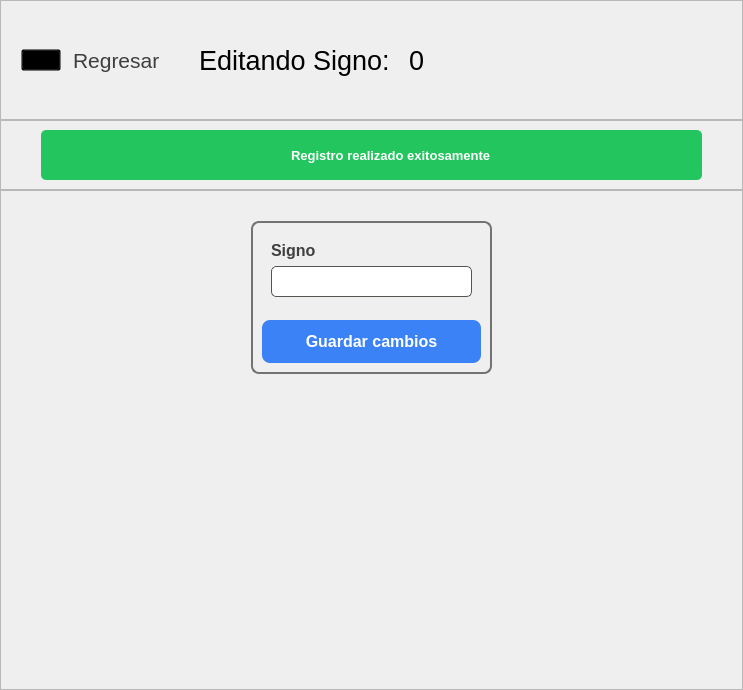
            <widget class="QWidget" name="pageEditarSignos">
             <layout class="QVBoxLayout" name="verticalLayout_68">
              <property name="spacing">
               <number>0</number>
              </property>
              <property name="leftMargin">
               <number>0</number>
              </property>
              <property name="topMargin">
               <number>0</number>
              </property>
              <property name="rightMargin">
               <number>0</number>
              </property>
              <property name="bottomMargin">
               <number>0</number>
              </property>
              <item alignment="Qt::AlignTop">
               <widget class="QFrame" name="frame_106">
                <property name="minimumSize">
                 <size>
                  <width>0</width>
                  <height>120</height>
                 </size>
                </property>
                <property name="frameShape">
                 <enum>QFrame::StyledPanel</enum>
                </property>
                <property name="frameShadow">
                 <enum>QFrame::Raised</enum>
                </property>
                <layout class="QHBoxLayout" name="horizontalLayout_57">
                 <property name="spacing">
                  <number>12</number>
                 </property>
                 <property name="leftMargin">
                  <number>20</number>
                 </property>
                 <property name="topMargin">
                  <number>20</number>
                 </property>
                 <property name="rightMargin">
                  <number>20</number>
                 </property>
                 <property name="bottomMargin">
                  <number>20</number>
                 </property>
                 <item>
                  <widget class="QPushButton" name="btnRegresarAgCitas_4">
                   <property name="cursor">
                    <cursorShape>PointingHandCursor</cursorShape>
                   </property>
                   <property name="styleSheet">
                    <string notr="true">QPushButton{
	background-color: transparent;
}</string>
                   </property>
                   <property name="text">
                    <string/>
                   </property>
                   <property name="icon">
                    <iconset>
                     <normaloff>img/back.svg</normaloff>img/back.svg</iconset>
                   </property>
                   <property name="iconSize">
                    <size>
                     <width>30</width>
                     <height>30</height>
                    </size>
                   </property>
                  </widget>
                 </item>
                 <item>
                  <widget class="QLabel" name="lblRegresarAgCitas_4">
                   <property name="sizePolicy">
                    <sizepolicy hsizetype="Preferred" vsizetype="Expanding">
                     <horstretch>0</horstretch>
                     <verstretch>0</verstretch>
                    </sizepolicy>
                   </property>
                   <property name="font">
                    <font>
                     <family>Arial</family>
                     <pointsize>16</pointsize>
                    </font>
                   </property>
                   <property name="cursor">
                    <cursorShape>PointingHandCursor</cursorShape>
                   </property>
                   <property name="styleSheet">
                    <string notr="true">QLabel{
	color: #3E3E3E;
}</string>
                   </property>
                   <property name="text">
                    <string>Regresar</string>
                   </property>
                  </widget>
                 </item>
                 <item>
                  <widget class="QLabel" name="label_12">
                   <property name="font">
                    <font>
                     <family>Arial</family>
                     <pointsize>20</pointsize>
                    </font>
                   </property>
                   <property name="styleSheet">
                    <string notr="true">QLabel{
	margin-left: 20px;
}</string>
                   </property>
                   <property name="text">
                    <string>Editando Signo:</string>
                   </property>
                  </widget>
                 </item>
                 <item>
                  <widget class="QLabel" name="lblEditarSignoActual">
                   <property name="font">
                    <font>
                     <family>Arial</family>
                     <pointsize>20</pointsize>
                    </font>
                   </property>
                   <property name="text">
                    <string>0</string>
                   </property>
                  </widget>
                 </item>
                 <item>
                  <spacer name="horizontalSpacer_61">
                   <property name="orientation">
                    <enum>Qt::Horizontal</enum>
                   </property>
                   <property name="sizeHint" stdset="0">
                    <size>
                     <width>297</width>
                     <height>20</height>
                    </size>
                   </property>
                  </spacer>
                 </item>
                </layout>
               </widget>
              </item>
              <item alignment="Qt::AlignTop">
               <widget class="QFrame" name="frame_107">
                <property name="minimumSize">
                 <size>
                  <width>0</width>
                  <height>70</height>
                 </size>
                </property>
                <property name="frameShape">
                 <enum>QFrame::StyledPanel</enum>
                </property>
                <property name="frameShadow">
                 <enum>QFrame::Raised</enum>
                </property>
                <layout class="QHBoxLayout" name="horizontalLayout_59">
                 <property name="leftMargin">
                  <number>40</number>
                 </property>
                 <property name="rightMargin">
                  <number>40</number>
                 </property>
                 <item>
                  <widget class="QFrame" name="lblEditarSigno">
                   <property name="styleSheet">
                    <string notr="true">QFrame{
	background-color: #22c55e;
	border-radius: 5px;
}</string>
                   </property>
                   <property name="frameShape">
                    <enum>QFrame::StyledPanel</enum>
                   </property>
                   <property name="frameShadow">
                    <enum>QFrame::Raised</enum>
                   </property>
                   <layout class="QHBoxLayout" name="horizontalLayout_58">
                    <item>
                     <spacer name="horizontalSpacer_62">
                      <property name="orientation">
                       <enum>Qt::Horizontal</enum>
                      </property>
                      <property name="sizeHint" stdset="0">
                       <size>
                        <width>40</width>
                        <height>20</height>
                       </size>
                      </property>
                     </spacer>
                    </item>
                    <item>
                     <widget class="QPushButton" name="lblIconoRegistroCita_6">
                      <property name="minimumSize">
                       <size>
                        <width>30</width>
                        <height>30</height>
                       </size>
                      </property>
                      <property name="styleSheet">
                       <string notr="true">QPushButton{
	background-color: transparent;
	border: none;
}</string>
                      </property>
                      <property name="text">
                       <string/>
                      </property>
                      <property name="icon">
                       <iconset>
                        <normaloff>img/check.svg</normaloff>img/check.svg</iconset>
                      </property>
                      <property name="iconSize">
                       <size>
                        <width>30</width>
                        <height>30</height>
                       </size>
                      </property>
                     </widget>
                    </item>
                    <item>
                     <widget class="QLabel" name="lblMsjRegistroCita_6">
                      <property name="font">
                       <font>
                        <family>Arial</family>
                        <pointsize>10</pointsize>
                        <weight>75</weight>
                        <bold>true</bold>
                       </font>
                      </property>
                      <property name="styleSheet">
                       <string notr="true">QLabel{
	color: #fff;
}</string>
                      </property>
                      <property name="text">
                       <string>Registro realizado exitosamente</string>
                      </property>
                     </widget>
                    </item>
                    <item>
                     <spacer name="horizontalSpacer_63">
                      <property name="orientation">
                       <enum>Qt::Horizontal</enum>
                      </property>
                      <property name="sizeHint" stdset="0">
                       <size>
                        <width>40</width>
                        <height>20</height>
                       </size>
                      </property>
                     </spacer>
                    </item>
                   </layout>
                  </widget>
                 </item>
                </layout>
               </widget>
              </item>
              <item>
               <widget class="QFrame" name="frame_108">
                <property name="sizePolicy">
                 <sizepolicy hsizetype="Preferred" vsizetype="Expanding">
                  <horstretch>0</horstretch>
                  <verstretch>0</verstretch>
                 </sizepolicy>
                </property>
                <property name="minimumSize">
                 <size>
                  <width>0</width>
                  <height>0</height>
                 </size>
                </property>
                <property name="frameShape">
                 <enum>QFrame::StyledPanel</enum>
                </property>
                <property name="frameShadow">
                 <enum>QFrame::Raised</enum>
                </property>
                <layout class="QGridLayout" name="gridLayout_23">
                 <property name="topMargin">
                  <number>30</number>
                 </property>
                 <item row="0" column="0">
                  <spacer name="horizontalSpacer_67">
                   <property name="orientation">
                    <enum>Qt::Horizontal</enum>
                   </property>
                   <property name="sizeHint" stdset="0">
                    <size>
                     <width>240</width>
                     <height>20</height>
                    </size>
                   </property>
                  </spacer>
                 </item>
                 <item row="0" column="1">
                  <widget class="QFrame" name="frame_109">
                   <property name="sizePolicy">
                    <sizepolicy hsizetype="Preferred" vsizetype="Preferred">
                     <horstretch>0</horstretch>
                     <verstretch>0</verstretch>
                    </sizepolicy>
                   </property>
                   <property name="minimumSize">
                    <size>
                     <width>0</width>
                     <height>0</height>
                    </size>
                   </property>
                   <property name="sizeIncrement">
                    <size>
                     <width>0</width>
                     <height>0</height>
                    </size>
                   </property>
                   <property name="styleSheet">
                    <string notr="true">QFrame{
	border: 2px solid #737373;
	border-radius: 8px;
}</string>
                   </property>
                   <property name="frameShape">
                    <enum>QFrame::StyledPanel</enum>
                   </property>
                   <property name="frameShadow">
                    <enum>QFrame::Raised</enum>
                   </property>
                   <layout class="QVBoxLayout" name="verticalLayout_69">
                    <property name="spacing">
                     <number>14</number>
                    </property>
                    <item alignment="Qt::AlignTop">
                     <widget class="QFrame" name="frame_110">
                      <property name="styleSheet">
                       <string notr="true">QFrame{
	border: none;
}</string>
                      </property>
                      <property name="frameShape">
                       <enum>QFrame::StyledPanel</enum>
                      </property>
                      <property name="frameShadow">
                       <enum>QFrame::Raised</enum>
                      </property>
                      <layout class="QVBoxLayout" name="verticalLayout_70">
                       <item alignment="Qt::AlignTop">
                        <widget class="QLabel" name="label_46">
                         <property name="font">
                          <font>
                           <family>Arial</family>
                           <pointsize>12</pointsize>
                           <weight>75</weight>
                           <bold>true</bold>
                          </font>
                         </property>
                         <property name="styleSheet">
                          <string notr="true">QLabel{
	color: #404040;
}</string>
                         </property>
                         <property name="text">
                          <string>Signo</string>
                         </property>
                        </widget>
                       </item>
                       <item>
                        <widget class="QLineEdit" name="inpEditarSigno">
                         <property name="minimumSize">
                          <size>
                           <width>0</width>
                           <height>30</height>
                          </size>
                         </property>
                         <property name="font">
                          <font>
                           <family>Arial</family>
                           <pointsize>12</pointsize>
                          </font>
                         </property>
                         <property name="styleSheet">
                          <string notr="true">QLineEdit{
	padding: 4px;
	border-radius: 5px;
	border: 1px solid #57534e;
	color: #404040;
	padding-left: 5px;
	padding-right: 5px;
}</string>
                         </property>
                         <property name="text">
                          <string/>
                         </property>
                        </widget>
                       </item>
                      </layout>
                     </widget>
                    </item>
                    <item>
                     <widget class="QPushButton" name="btnEditarSignoSubmit">
                      <property name="font">
                       <font>
                        <family>Arial</family>
                        <pointsize>12</pointsize>
                        <weight>75</weight>
                        <bold>true</bold>
                       </font>
                      </property>
                      <property name="cursor">
                       <cursorShape>PointingHandCursor</cursorShape>
                      </property>
                      <property name="styleSheet">
                       <string notr="true">QPushButton{
	background-color: #3b82f6;
	padding: 12px;
	border-radius: 8px;
	color: #fff;
}
QPushButton::hover{
	background-color: #2563eb;
}</string>
                      </property>
                      <property name="text">
                       <string>Guardar cambios</string>
                      </property>
                     </widget>
                    </item>
                   </layout>
                  </widget>
                 </item>
                 <item row="0" column="2">
                  <spacer name="horizontalSpacer_66">
                   <property name="orientation">
                    <enum>Qt::Horizontal</enum>
                   </property>
                   <property name="sizeHint" stdset="0">
                    <size>
                     <width>240</width>
                     <height>20</height>
                    </size>
                   </property>
                  </spacer>
                 </item>
                 <item row="1" column="1">
                  <spacer name="verticalSpacer_14">
                   <property name="orientation">
                    <enum>Qt::Vertical</enum>
                   </property>
                   <property name="sizeHint" stdset="0">
                    <size>
                     <width>20</width>
                     <height>306</height>
                    </size>
                   </property>
                  </spacer>
                 </item>
                </layout>
               </widget>
              </item>
             </layout>
            </widget>
